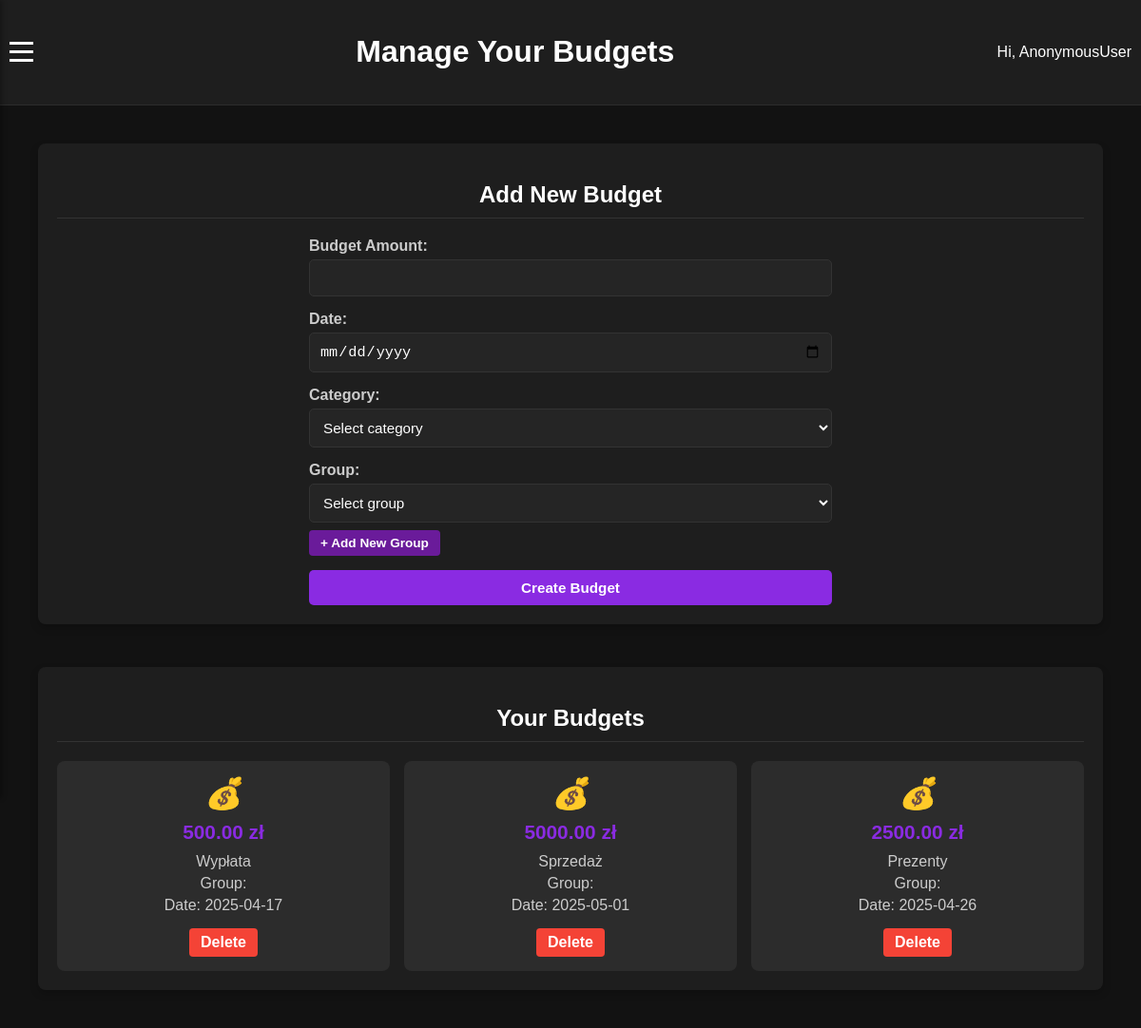
The page /budget/ on the database its author committed.
### budzetApp/models.py (models this page shows, shortened)
class Budget(models.Model):
    id = models.CharField(primary_key=True, max_length=36)  # UUID jako string
    budget_amount = models.DecimalField(max_digits=10, decimal_places=2)
    date = models.DateField()
    category = models.ForeignKey(Category, on_delete=models.CASCADE)

class Category(models.Model):
    id = models.CharField(primary_key=True, max_length=36)  # UUID jako string
    category_name = models.CharField(max_length=100)
    is_income = models.BooleanField(default=False)  # True dla "income", False dla "expense"

### budzetApp/views.py (the view, shortened to what this page needs)
# urls.py: path("budget/", views.budget, name="budget"),
def budget(request):
    budgets = Budget.objects.all()
    categories = Category.objects.all()
    context = {
        'budgets': budgets,
        'categories': categories,
        'groups': groups
    }
    return render(request, 'budzetApp/budget.html', context)

### budzetApp/templates/budzetApp/budget.html (shortened to what this page needs)
    {% extends "budzetApp/temp.html" %}
    {% load static %}
    {% block header %}
    <h1>Manage Your Budgets</h1>
    {% endblock header %}
    {% block styles %}
    {{ block.super }}
    <link rel="stylesheet" href="{% static 'css/budget.css' %}">
    {% endblock styles %}
    {% block main %}
    <div class="dashboard-container">
        <div class="budget-section">
            <h2>Add New Budget</h2>
            <div class="budget-form">
                <form method="post" action="{% url 'budzetApp:budget' %}">
                    <div class="form-group">
                        <label for="budget_amount">Budget Amount:</label>
                        <input type="number" id="budget_amount" name="budget_amount" step="0.01" required>
                    </div>
                    <div class="form-group">
                        <label for="date">Date:</label>
                        <input type="date" id="date" name="date" required>
                    </div>
                    <div class="form-group">
                        <label for="category">Category:</label>
                        <select id="category" name="category" required>
                            <option value="">Select category</option>
                        </select>
                    </div>
                    <div class="form-group">
                        <label for="group">Group:</label>
                        <select id="group" name="group" required>
                            <option value="">Select group</option>
                        </select>
                        <div class="group-controls">
                            <a href="{% url 'budzetApp:groups' %}" class="btn-small">+ Add New Group</a>
                        </div>
                    </div>
                    <button type="submit" class="submit-btn">Create Budget</button>
                </form>
            </div>
        </div>
        <div class="existing-budgets">
            <h2>Your Budgets</h2>
            {% if budgets %}
                <div class="budget-grid">
                    {% for budget in budgets %}
                        <div class="budget-card" data-url="{% url 'budzetApp:budget_details' budget.id %}">
                            <i class="budget-icon">💰</i>
                            <h3>{{ budget.budget_amount }} zł</h3>
                            <p>{{ budget.category.category_name }}</p>
                            <p>Group: {{ budget.group.group_name }}</p>
                            <p>Date: {{ budget.date|date:"Y-m-d" }}</p>
                            <div class="card-actions">
                                <a href="{% url 'budzetApp:delete_budget' budget.id %}" class="delete-btn" onclick="event.stopPropagation(); return confirm('Are you sure you want to delete this budget?');">Delete</a>
                            </div>
                        </div>
                    {% endfor %}
                </div>
            {% else %}
                <p class="empty-message">No budgets have been created yet.</p>
            {% endif %}
        </div>
    </div>
    {% endblock main %}

### budzetApp/static/css/style.css (style rules this page uses)
body { margin: 0; font-family: 'Arial', sans-serif; background-color: #121212; color: #ffffff; }

### budzetApp/static/css/budget.css (style rules this page uses)
.budget-section { background-color: #1A1A1A; border-radius: 8px; padding: 20px; box-shadow: 0 3px 6px rgba(0, 0, 0, 0.2); margin-bottom: 25px; }
.budget-section h2 { text-align: center; margin-bottom: 20px; font-size: 1.3rem; color: #ffffff; border-bottom: 1px solid #333333; padding-bottom: 8px; }
.budget-form { max-width: 550px; margin: 0 auto; }
.form-group { margin-bottom: 15px; }
.form-group label { display: block; font-weight: bold; margin-bottom: 5px; color: #cccccc; }
.form-group input, .form-group select { width: 100%; padding: 10px; border-radius: 5px; border: 1px solid #333333; background-color: #252525; color: #ffffff; font-size: 0.95rem; box-sizing: border-box; }
.form-group select { width: 100%; }
.submit-btn { display: block; width: 100%; padding: 10px; background-color: #8A2BE2; color: white; border: none; border-radius: 5px; font-size: 0.95rem; font-weight: bold; cursor: pointer; transition: all 0.3s ease; }
.dashboard-container { display: flex; flex-direction: column; gap: 20px; max-width: 1200px; margin: 0 auto; padding: 20px; color: #ffffff; }
.budget-section { background-color: #1E1E1E; border-radius: 8px; padding: 20px; box-shadow: 0 4px 8px rgba(0, 0, 0, 0.2); }
.budget-section h2 { text-align: center; margin-bottom: 20px; font-size: 1.5rem; color: #ffffff; border-bottom: 1px solid #333333; padding-bottom: 10px; }
.existing-budgets { background-color: #1E1E1E; border-radius: 8px; padding: 20px; box-shadow: 0 4px 8px rgba(0, 0, 0, 0.2); }
.existing-budgets h2 { text-align: center; margin-bottom: 20px; font-size: 1.5rem; color: #ffffff; border-bottom: 1px solid #333333; padding-bottom: 10px; }
.budget-grid { display: grid; grid-template-columns: repeat(3, 1fr); gap: 15px; }
.budget-card { background-color: #2C2C2C; padding: 15px; border-radius: 8px; text-align: center; transition: background-color 0.3s; position: relative; cursor: pointer !important; }
.budget-icon { font-size: 2rem; margin-bottom: 10px; display: block; }
.budget-card h3 { color: #8A2BE2; margin: 10px 0; font-size: 1.3rem; }
.budget-card p { color: #cccccc; margin: 5px 0; }
.card-actions { margin-top: 15px; position: relative; z-index: 10; }
.delete-btn { display: inline-block; padding: 6px 12px; background-color: #F44336; color: white; border-radius: 4px; text-decoration: none; font-weight: bold; transition: background-color 0.2s; }
.group-controls { display: flex; justify-content: space-between; margin-top: 8px; }
.btn-small { background-color: #6A1B9A; color: white; padding: 6px 12px; border-radius: 4px; text-decoration: none; font-size: 0.85rem; font-weight: bold; transition: all 0.3s ease; }

### rows shown on the page
Budget: budget_amount "500.00", category.category_name "Wypłata", date "2025-04-17"
Budget: budget_amount "5000.00", category.category_name "Sprzedaż", date "2025-05-01"
Budget: budget_amount "2500.00", category.category_name "Prezenty", date "2025-04-26"

### other values the page prints
{{ user }} "AnonymousUser"
